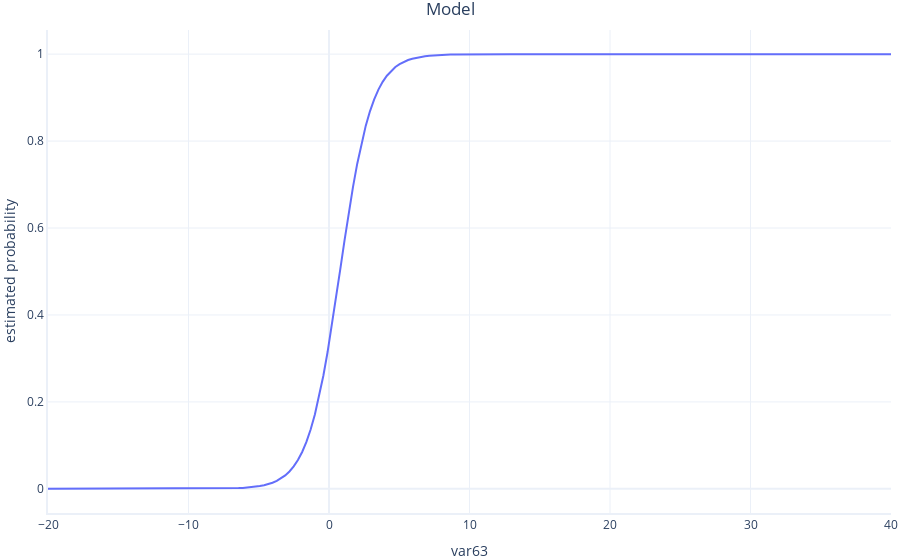

Here is the notebook cell this chart was saved with:
### Code cell
predict = lambda x: model_logistic01.predict(pd.DataFrame({"var63": x}))

graphing.line_2D([("Model", predict)],
                 x_range=[-20,40],
                 label_x="var63", 
                 label_y="estimated probability")

### Figure 1 — Plotly figure (JSON) as saved in the notebook; plotly's stock layout.template omitted (floating-point values rounded to 4 significant figures; data arrays with more than 128 entries replaced by an {"elided": "..."} marker saying what was removed)
{"data": [{"hovertemplate": "Line=Model<br>var63=%{x}<br>estimated probability=%{y}<extra></extra>", "legendgroup": "Model", "marker": {"color": "#636efa", "size": 12, "symbol": "circle"}, "mode": "lines", "name": "Model", "orientation": "v", "showlegend": true, "type": "scatter", "x": {"elided": "200 float values"}, "xaxis": "x", "y": {"elided": "200 float values"}, "yaxis": "y"}], "layout": {"legend": {"title": {"text": "Line"}, "tracegroupgap": 0}, "showlegend": false, "title": {"text": "Model"}, "xaxis": {"anchor": "y", "domain": [0, 1], "range": [-20, 40], "title": {"text": "var63"}}, "yaxis": {"anchor": "x", "domain": [0, 1], "title": {"text": "estimated probability"}}}}
